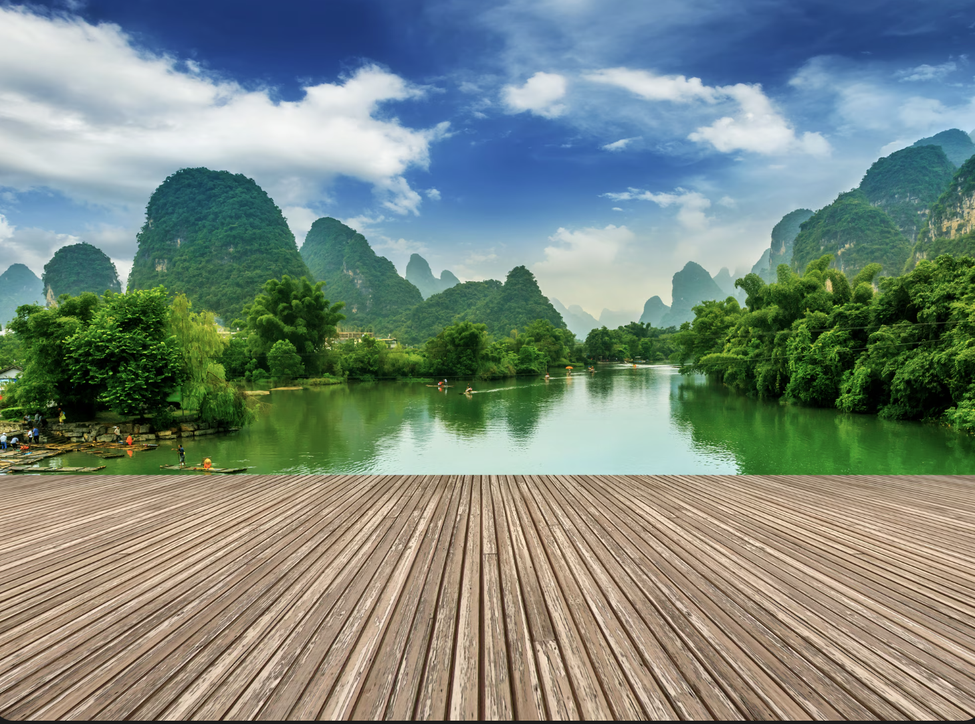
#> input picture Mid/image.png, 975 x 724 px, shrunk from 1458 x 1082 before the run
$ python q2.py
#> lines starting #> are read from the running program, lines starting #| are printed output that depends on the picture
import cv2
import numpy as np
import matplotlib.pyplot as plt

# Read image in grayscale
img = cv2.imread("image.png", cv2.IMREAD_GRAYSCALE)
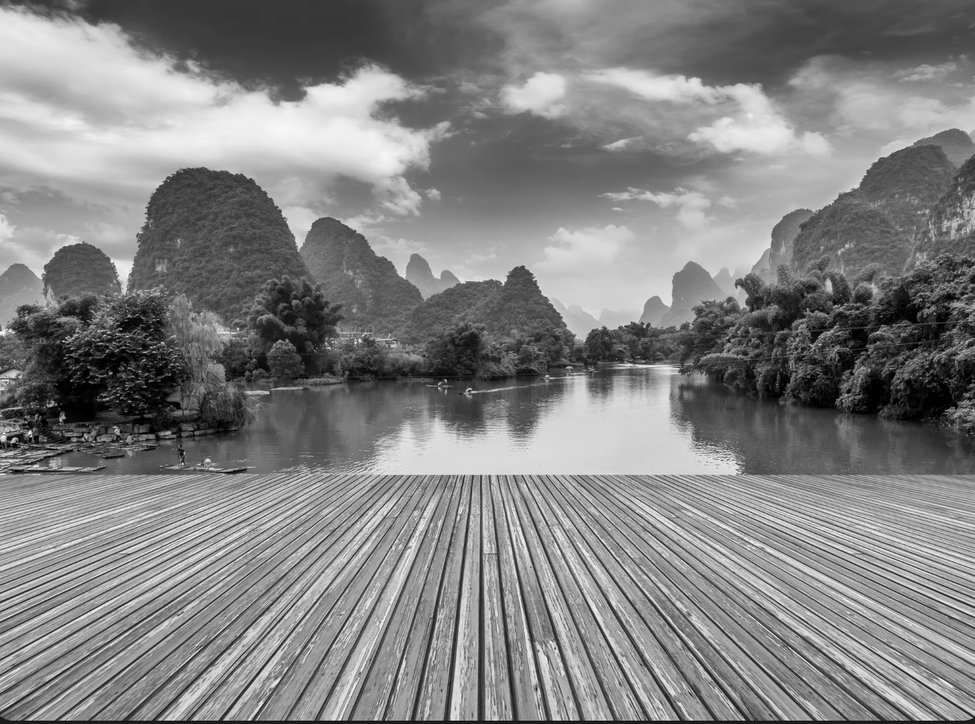
#> img: shape (724, 975); min 0, max 247, mean 130.6

# Check if image loaded
if img is None:
    raise FileNotFoundError("Image not found")

# Number of bins
B = 32

# Compute histogram
hist, bins = np.histogram(img.flatten(), bins=B, range=[0,256])
#> hist = 32 values, max 38940 at index 20, min 0 at index 31, mean 22059.4; bins = 33 values from 0 to 256

# Plot histogram
plt.figure(figsize=(6,4))
plt.bar(bins[:-1], hist, width=8, color='gray')
plt.title("Histogram with 32 Bins")
plt.xlabel("Pixel Intensity")
plt.ylabel("Frequency")
plt.show()
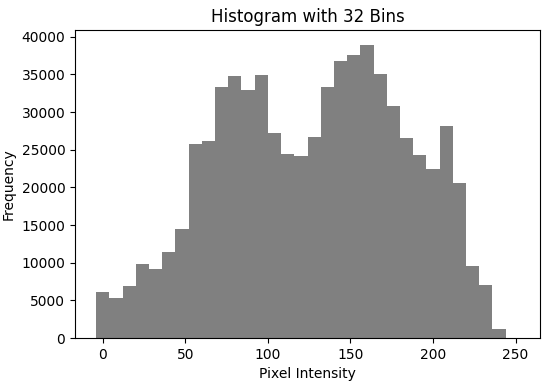
#> figure drawn by matplotlib, 1 panel; tallest bar 38940 high, from x = 156 to 164
